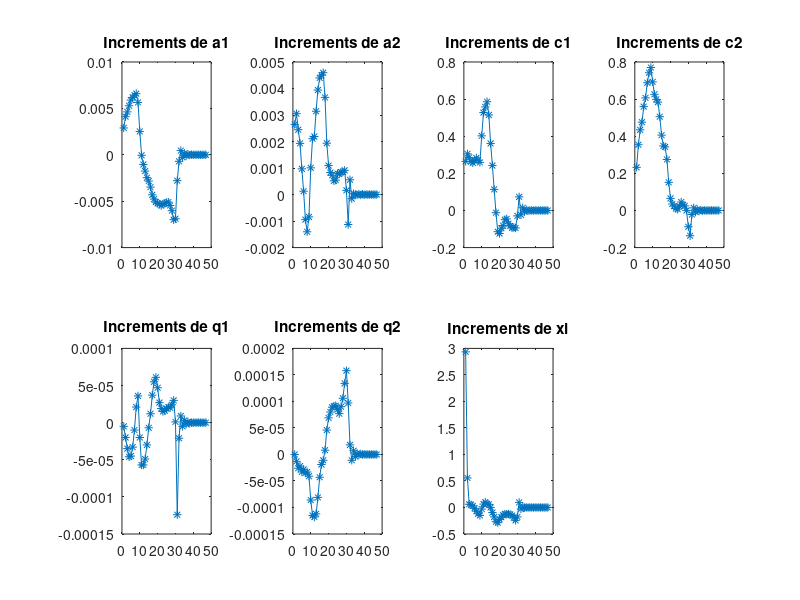

Here is the MATLAB script that generated this plot:
clear
clf
A = [0.002890 0.002645 0.264452 0.232264 -0.000005 -0.000000 2.934566  ; 0.004107 0.003050 0.305346 0.354109 -0.000020 -0.000013 0.557253  ; 0.004624 0.002446 0.285946 0.434412 -0.000035 -0.000026 0.061431  ; 0.005285 0.001931 0.263083 0.475734 -0.000046 -0.000022 0.052044  ; 0.005893 0.000970 0.256672 0.559474 -0.000045 -0.000033 0.030652  ; 0.006184 0.000126 0.268795 0.606612 -0.000033 -0.000028 -0.014488  ; 0.006426 -0.000944 0.283333 0.688242 -0.000010 -0.000035 -0.070503  ; 0.006589 -0.001404 0.270677 0.741824 0.000021 -0.000033 -0.117505  ; 0.005641 -0.000842 0.258959 0.769910 0.000036 -0.000041 -0.150385  ; 0.002515 0.001008 0.402087 0.693072 -0.000020 -0.000086 -0.030282  ; -0.000053 0.002104 0.527633 0.625851 -0.000057 -0.000115 0.064021  ; -0.001050 0.002191 0.557894 0.598381 -0.000057 -0.000118 0.101207  ; -0.001753 0.003142 0.585878 0.583752 -0.000049 -0.000112 0.066084  ; -0.002466 0.003942 0.514482 0.505151 -0.000030 -0.000081 0.059492  ; -0.002833 0.004396 0.361192 0.405802 -0.000007 -0.000043 0.001935  ; -0.003480 0.004502 0.241969 0.347849 0.000012 -0.000019 -0.095484  ; -0.004314 0.004595 0.113436 0.342742 0.000037 -0.000011 -0.177352  ; -0.004778 0.003664 -0.011935 0.274931 0.000055 0.000008 -0.267936  ; -0.005098 0.001938 -0.114314 0.151611 0.000061 0.000046 -0.286833  ; -0.005230 0.001093 -0.124240 0.065255 0.000047 0.000069 -0.224982  ; -0.005326 0.000830 -0.095957 0.034782 0.000027 0.000080 -0.183761  ; -0.005472 0.000727 -0.081578 0.023906 0.000019 0.000089 -0.141945  ; -0.005309 0.000517 -0.049736 0.010351 0.000015 0.000091 -0.123618  ; -0.005249 0.000545 -0.045178 0.006691 0.000016 0.000092 -0.127512  ; -0.005146 0.000790 -0.071591 0.022461 0.000019 0.000085 -0.121313  ; -0.005097 0.000773 -0.083148 0.045568 0.000021 0.000077 -0.133159  ; -0.005461 0.000845 -0.093478 0.030074 0.000020 0.000090 -0.150332  ; -0.006019 0.000849 -0.091599 0.024990 0.000024 0.000106 -0.190505  ; -0.006998 0.000915 -0.094348 0.000305 0.000030 0.000134 -0.242780  ; -0.006889 0.000158 -0.029030 -0.087674 0.000001 0.000158 -0.178211  ; -0.002787 -0.001130 0.073341 -0.136145 -0.000124 0.000097 0.096001  ; -0.000703 0.000557 -0.023319 -0.021830 -0.000021 0.000018 -0.027326  ; 0.000454 -0.000156 0.014691 0.013973 0.000009 -0.000011 0.007059  ; -0.000279 0.000033 -0.007007 -0.008922 -0.000005 0.000007 -0.001606  ; 0.000164 0.000002 0.002833 0.005422 0.000003 -0.000004 0.001589  ; -0.000092 -0.000012 -0.001106 -0.003193 -0.000002 0.000002 -0.002338  ; 0.000047 0.000014 -0.000153 0.002005 0.000001 -0.000001 0.000706  ; -0.000026 -0.000014 0.000447 -0.001327 -0.000001 0.000001 0.000283  ; 0.000015 0.000014 -0.000623 0.000809 0.000000 -0.000000 -0.000614  ; -0.000008 -0.000008 0.000661 -0.000552 -0.000000 0.000000 0.000504  ; 0.000003 0.000004 -0.000468 0.000295 0.000000 -0.000000 -0.000595  ; -0.000001 -0.000004 0.000299 -0.000136 -0.000000 0.000000 0.000140  ; 0.000001 0.000002 -0.000228 0.000066 0.000000 -0.000000 0.000022  ; -0.000000 -0.000001 0.000144 -0.000064 -0.000000 0.000000 0.000279  ; -0.000000 -0.000000 -0.000069 0.000075 0.000000 -0.000000 -0.000236  ; 0.000000 0.000001 0.000041 -0.000103 -0.000000 0.000000 0.000163  ; 0.000000 -0.000001 -0.000058 0.000107 0.000000 -0.000000 -0.000228 ];
% Vecteur colonne du nombre d'itérations
N=length(A(:,1));
iterations=[1:N]';

% Tracé
titres=['Increments de a1';'Increments de a2';'Increments de c1';'Increments de c2';'Increments de q1';'Increments de q2';'Increments de xi'];
for i=1:7
	subplot(2,4,i)
	plot(iterations(1:end), A(1:end,i), '*-');
	title(titres(i,:));
end

